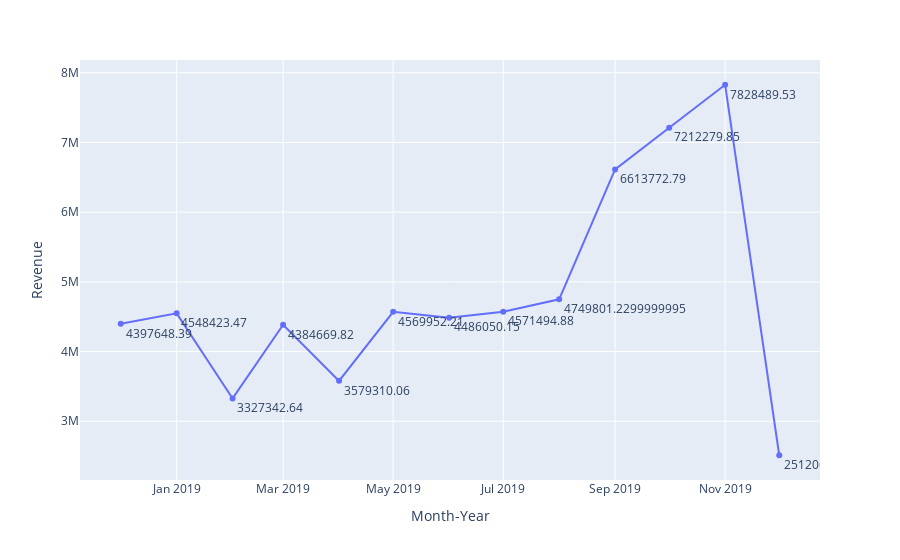

Here is the notebook cell this chart was saved with:
### Code cell
# bulanan
mountly_revenue = df_surplus.groupby(['Month-Year'])['Revenue'].sum().reset_index()
mountly_revenue = mountly_revenue.sort_values(by=['Month-Year'], ascending = True)
fig1 = px.line(mountly_revenue, x="Month-Year", y="Revenue", text="Revenue")
fig1.update_traces(textposition="bottom right")
fig1.show()

### Figure 1 — Plotly figure (JSON) as saved in the notebook; plotly's stock layout.template omitted (floating-point values rounded to 4 significant figures)
{"data": [{"hovertemplate": "Month-Year=%{x}<br>Revenue=%{text}<extra></extra>", "legendgroup": "", "line": {"color": "#636efa", "dash": "solid"}, "marker": {"symbol": "circle"}, "mode": "markers+text+lines", "name": "", "orientation": "v", "showlegend": false, "text": [4398000.0, 4548000.0, 3327000.0, 4385000.0, 3579000.0, 4570000.0, 4486000.0, 4571000.0, 4750000.0, 6614000.0, 7212000.0, 7828000.0, 2512000.0], "textposition": "bottom right", "type": "scatter", "x": ["2018-12", "2019-01", "2019-02", "2019-03", "2019-04", "2019-05", "2019-06", "2019-07", "2019-08", "2019-09", "2019-10", "2019-11", "2019-12"], "xaxis": "x", "y": [4398000.0, 4548000.0, 3327000.0, 4385000.0, 3579000.0, 4570000.0, 4486000.0, 4571000.0, 4750000.0, 6614000.0, 7212000.0, 7828000.0, 2512000.0], "yaxis": "y"}], "layout": {"legend": {"tracegroupgap": 0}, "margin": {"t": 60}, "xaxis": {"anchor": "y", "domain": [0, 1], "title": {"text": "Month-Year"}}, "yaxis": {"anchor": "x", "domain": [0, 1], "title": {"text": "Revenue"}}}}
